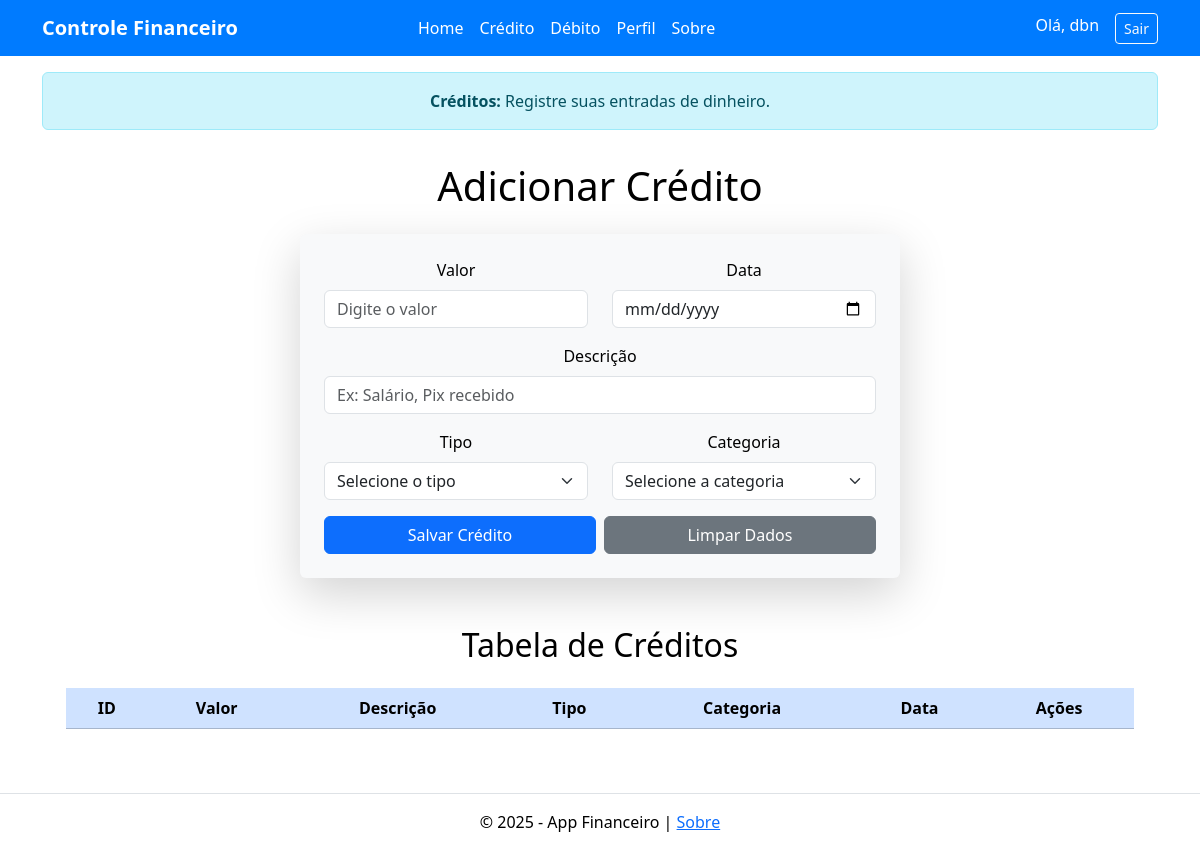
The app's page /credito (signed in), older data.
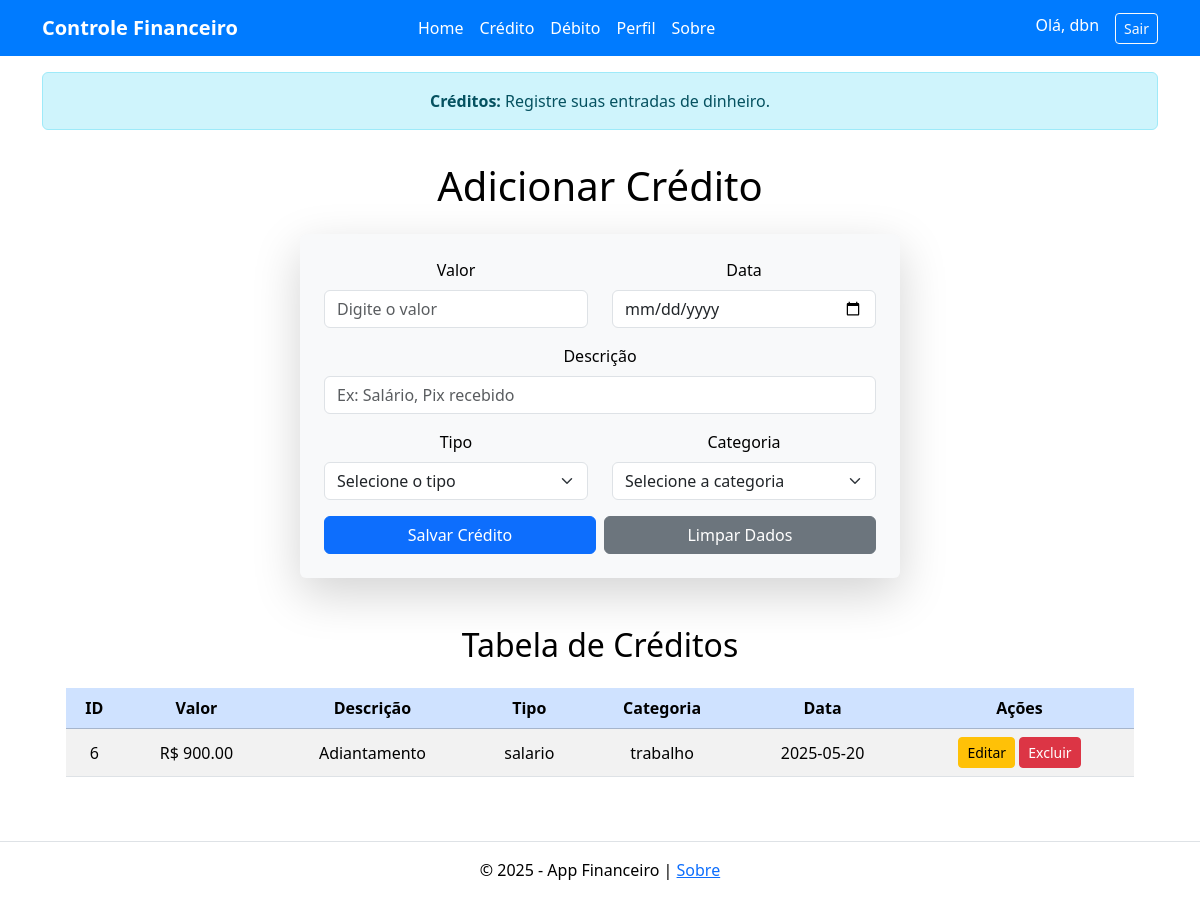
The same page, newer data.
### tables this page shows
CREATE TABLE creditos (
            id INTEGER PRIMARY KEY AUTOINCREMENT,
            valor REAL NOT NULL,
            descricao TEXT NOT NULL,
            tipo TEXT NOT NULL,
            categoria TEXT NOT NULL,
            data TEXT NOT NULL
        , usuario_id TEXT);

### app.py (the view, shortened to what this page needs)
@app.route("/credito", methods=["GET", "POST"])
def credito():
    if 'usuario' not in session:
        return redirect(url_for('login'))
    usuario_id = session['usuario']['id']
    query_creditos = "SELECT * FROM creditos WHERE usuario_id = ?"
    creditos = executar_consulta(query_creditos, (usuario_id,), fetchall=True)
    return render_template("credito.html", creditos=creditos)

### utils.py (called while the page is built)
def executar_consulta(query, parametros=(), fetchone=False, fetchall=False, commit=False):
    conexao = sqlite3.connect('financeiro.db')
    cursor = conexao.cursor()
    cursor.execute(query, parametros)
    resultado = None
    if fetchone:
        resultado = cursor.fetchone()
    elif fetchall:
        resultado = cursor.fetchall()
    if commit:
        conexao.commit()
    conexao.close()
    return resultado

### templates/credito.html (shortened to what this page needs)
{% extends 'base.html' %}
{% block alert %}
    <div class="container mt-3">
        <div class="alert alert-info text-center" role="alert">
            <strong>Créditos:</strong> Registre suas entradas de dinheiro.
        </div>
    </div>
{% endblock %}
{% block content %}
    <div class="container mt-3">
        <h1 class="mb-4 text-center">Adicionar Crédito</h1>
        <form method="POST" class="p-4 rounded shadow-lg bg-light mx-auto" id="creditoForm">
            <div class="row">
                <div class="col-md-6 mb-3">
                    <label for="valor" class="form-label">Valor</label>
                    <input type="number" step="0.01" class="form-control" id="valor" name="valor" placeholder="Digite o valor" required>
                </div>
                <div class="col-md-6 mb-3">
                    <label for="data" class="form-label">Data</label>
                    <input type="date" class="form-control" id="data" name="data" required>
                </div>
            </div>
            <div class="mb-3">
                <label for="descricao" class="form-label">Descrição</label>
                <input type="text" class="form-control" id="descricao" name="descricao" placeholder="Ex: Salário, Pix recebido" required>
            </div>
            <div class="row">
                <div class="col-md-6 mb-3">
                    <label for="tipo" class="form-label">Tipo</label>
                    <select class="form-select" id="tipo" name="tipo" required>
                        <option value="" selected disabled>Selecione o tipo</option>
                    </select>
                </div>
                <div class="col-md-6 mb-3">
                    <label for="categoria" class="form-label">Categoria</label>
                    <select class="form-select" id="categoria" name="categoria" required>
                        <option value="" selected disabled>Selecione a categoria</option>
                    </select>
                </div>
            </div>
            <div class="d-flex gap-2">
                <button type="submit" class="btn btn-primary flex-grow-1">Salvar Crédito</button>
                <button type="reset" class="btn btn-secondary flex-grow-1">Limpar Dados</button>
            </div>
        </form>
        <div class="container mt-5">
            <h2 class="text-center mb-4">Tabela de Créditos</h2>
            <table class="table table-striped tabel-bordered text-center align-middle">
                <thead class="table-primary">
                    <tr>
                        <th>ID</th>
                        <th>Valor</th>
                        <th>Descrição</th>
                        <th>Tipo</th>
                        <th>Categoria</th>
                        <th>Data</th>
                        <th>Ações</th>
                    </tr>
                </thead>
                <tbody>
                    {% for credito in creditos %}
                    <tr>
                        <td>{{ credito[0] }}</td>
                        <td>R$ {{ "%.2f"|format(credito[1]) }}</td>
                        <td>{{ credito[2] }}</td>
                        <td>{{ credito[3] }}</td>
                        <td>{{ credito[4] }}</td>
                        <td>{{ credito[5] }}</td>
                        <td>
                            <a href="{{ url_for('editar_credito', id=credito[0]) }}" class="btn btn-warning btn-sm">Editar</a>
                            <button class="btn btn-danger btn-sm" data-bs-toggle="modal" data-bs-target="#confirmarExclusao{{ credito[0] }}">
                                Excluir
                            </button>
                        </td>
                    </tr>
                    {% endfor %}
                </tbody>
            </table>
        </div>
    </div>
{% endblock %}

### templates/base.html (shortened to what this page needs)
<!DOCTYPE html>
<html lang="pt-br">
<head>
    <link href="https://cdn.jsdelivr.net/npm/bootstrap@5.3.3/dist/css/bootstrap.min.css"
          rel="stylesheet"
>
    <link href="https://cdn.jsdelivr.net/npm/bootstrap-icons@1.10.5/font/bootstrap-icons.css" rel="stylesheet">
    <link rel="stylesheet" href="{{ url_for('static', filename='css/style.css') }}">
</head>
<body class="d-flex flex-column min-vh-100">
    {% include 'includes/navbar.html' %}
    {% block alert %}{% endblock %}
    <main class="container flex-grow-1">
        <div class="text-center">
            {% block content %}{% endblock %}
        </div>
    </main>
    {% include 'includes/footer.html' %}
</body>
</html>

### templates/includes/navbar.html (shortened to what this page needs)
<nav class="navbar navbar-expand-lg" style="background-color: #007BFF;">
    <div class="container">
        <a class="navbar-brand text-white fw-bold" href="{{ url_for('home') }}">Controle Financeiro</a>
        <div class="collapse navbar-collapse" id="navbarNav">
            {% if session.get('usuario') %}
                <ul class="navbar-nav mx-auto mb-2 mb-lg-0">
                    {% if session['is_admin'] %}
                        <li class="nav-item">
                            <a class="nav-link text-white" href="{{ url_for('admin_dashboard') }}">Dashboard</a>
                        </li>
                        <li class="nav-item">
                            <a class="nav-link text-white" href="{{ url_for('about') }}">Sobre</a>
                        </li>
                    {% else %}
                        <li class="nav-item">
                            <a class="nav-link text-white" href="{{ url_for('home') }}">Home</a>
                        </li>
                        <li class="nav-item">
                            <a class="nav-link text-white" href="{{ url_for('credito') }}">Crédito</a>
                        </li>
                        <li class="nav-item">
                            <a class="nav-link text-white" href="{{ url_for('debito') }}">Débito</a>
                        </li>
                        <li class="nav-item">
                            <a class="nav-link text-white" href="{{ url_for('perfil') }}">Perfil</a>
                        </li>
                        <li class="nav-item">
                            <a class="nav-link text-white" href="{{ url_for('about') }}">Sobre</a>
                        </li>
                    {% endif %}
                </ul>
                <div class="d-flex ms-auto">
                    <span class="text-white me-3">Olá, {{ session['usuario']['username'] }}</span>
                    <a class="btn btn-outline-light btn-sm" href="{{ url_for('logout') }}">Sair</a>
                </div>
            {% else %}
                <div class="ms-auto">
                    <a class="btn btn-outline-light btn-sm" href="{{ url_for('login') }}">Entrar</a>
                </div>
            {% endif %}
        </div>
    </div>
</nav>

### templates/includes/footer.html
<footer class="text-center mt-5 py-3 border-top">
    <p class="mb-0">
        &copy; 2025 - App Financeiro | <a href="{{ url_for('about') }}">Sobre</a>
    </p>
</footer>

### static/css/style.css (style rules this page uses)
:root { --fundo-principal: #ffffff; --fundo-card: #FFFFFF; --primaria: #4F9DDE; --secundaria: #6FCF97; --texto-principal: #000000; --texto-secundario: #666666; --borda: #E0E0E0; --erro: #EB5757; --sucesso: #27AE60; --text-color: #212529; --card-bg: #f8f9fa; }
body { background-color: var(--fundo-principal); color: var(--texto-principal); font-family: 'Segoe UI', Tahoma, Geneva, Verdana, sans-serif; min-height: 100vh; }
#creditoForm, #debitoForm, #editarCreditoForm, #editarDebitoForm { max-width: 600px; width: 100%; }

Row changes from the older to the newer data that the page shows:
added creditos: id "6", valor "900.00", descricao "Adiantamento", tipo "salario", categoria "trabalho", data "2025-05-20"
